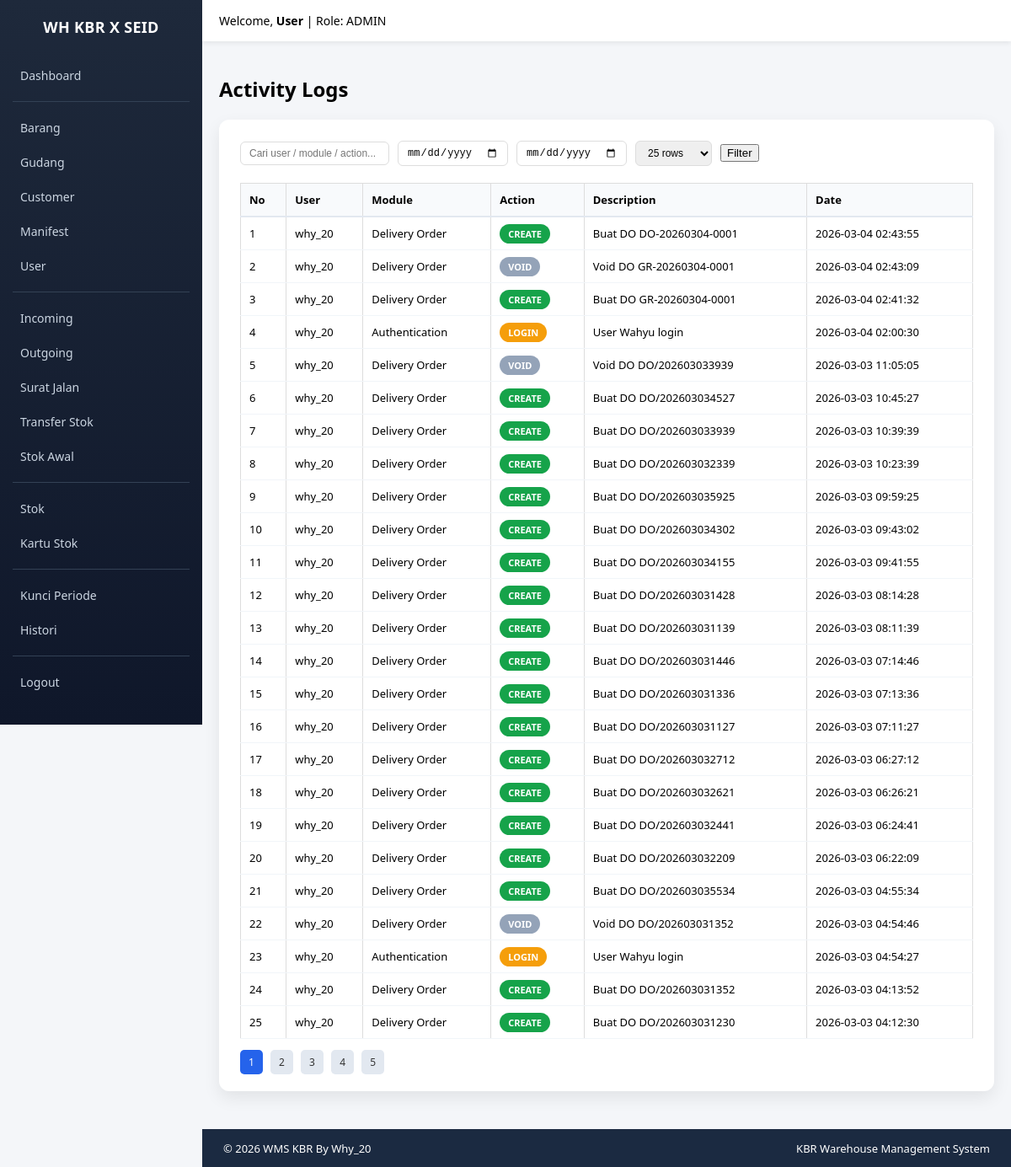
Screenshot of /index.php?module=activity_logs&action=index (signed in) with the database file from the repository.
### tables this page shows
CREATE TABLE `activity_logs` (
  `id` int NOT NULL,
  `user_id` int DEFAULT NULL,
  `module` varchar(100) DEFAULT NULL,
  `action` varchar(100) DEFAULT NULL,
  `description` text,
  `created_at` timestamp NOT NULL DEFAULT CURRENT_TIMESTAMP
);

CREATE TABLE `users` (
  `id` int NOT NULL,
  `name` varchar(100) DEFAULT NULL,
  `username` varchar(100) DEFAULT NULL,
  `password` varchar(255) DEFAULT NULL,
  `role` varchar(50) DEFAULT 'WAREHOUSE',
  `failed_attempts` int DEFAULT '0',
  `lock_until` datetime DEFAULT NULL,
  `created_at` timestamp NOT NULL DEFAULT CURRENT_TIMESTAMP
);

### modules/activity_logs/index.php (the view, shortened to what this page needs)
<?php
global $conn;
require BASE_PATH."/modules/layout/sidebar.php";
$search     = $_GET['search'] ?? '';
$date_from  = $_GET['date_from'] ?? '';
$date_to    = $_GET['date_to'] ?? '';
$limit      = $_GET['limit'] ?? 25;
$page       = isset($_GET['page']) ? (int)$_GET['page'] : 1;
$allowedLimit = [10,25,50,100];
$offset = ($page-1)*$limit;
$where = "WHERE 1=1";
$totalQuery = mysqli_query($conn,"
SELECT COUNT(*) as total
FROM activity_logs al
LEFT JOIN users u ON u.id = al.user_id
$where
");
$totalData  = mysqli_fetch_assoc($totalQuery)['total'];
$totalPages = ceil($totalData/$limit);
$query = mysqli_query($conn,"
SELECT al.*, u.username
FROM activity_logs al
LEFT JOIN users u ON u.id = al.user_id
$where
ORDER BY al.created_at DESC
LIMIT $limit OFFSET $offset
");
?>
<h2>Activity Logs</h2>
<div class="card-modern">
<form method="GET" id="filterForm" class="filter-bar">
<input type="text" name="search" id="searchInput"
placeholder="Cari user / module / action..."
value="<?= $search ?>">
<input type="date" name="date_from" value="<?= $date_from ?>">
<input type="date" name="date_to" value="<?= $date_to ?>">
<select name="limit">
<?php foreach($allowedLimit as $l){ ?>
<option value="<?= $l ?>" <?= $limit==$l?'selected':'' ?>>
<?= $l ?> rows
</option>
<?php } ?>
</select>
<button type="submit">Filter</button>
</form>
<table class="table-modern">
<tr>
<th>No</th>
<th>User</th>
<th>Module</th>
<th>Action</th>
<th>Description</th>
<th>Date</th>
</tr>
<?php
$no=$offset+1;
while($row=mysqli_fetch_assoc($query)){
$action = strtolower($row['action']);
$badgeClass="badge-default";
if($action=='create') $badgeClass="badge-create";
elseif($action=='update') $badgeClass="badge-update";
elseif($action=='delete') $badgeClass="badge-delete";
elseif($action=='login')  $badgeClass="badge-login";
elseif($action=='logout') $badgeClass="badge-logout";
?>
<tr>
<td><?= $no++; ?></td>
<td><?= htmlspecialchars($row['username'] ?? 'System'); ?></td>
<td><?= htmlspecialchars($row['module']); ?></td>
<td><span class="badge <?= $badgeClass ?>">
<?= strtoupper($row['action']); ?>
</span></td>
<td><?= htmlspecialchars($row['description']); ?></td>
<td><?= $row['created_at']; ?></td>
</tr>
<?php } ?>
</table>
<div class="pagination">
<?php for($i=1;$i<=$totalPages;$i++){ ?>
<a class="<?= $i==$page?'active':'' ?>"
href="index.php?module=activity_logs&action=index&page=<?= $i ?>&search=<?= $search ?>&date_from=<?= $date_from ?>&date_to=<?= $date_to ?>&limit=<?= $limit ?>">
<?= $i ?>
</a>
<?php } ?>
</div>
</div>
</div></body></html>

### modules/layout/sidebar.php (style rules this page uses)
body { margin:0; font-family:Segoe UI, Tahoma, sans-serif; background:#f4f6f9; }
table { width:100%; border-collapse:collapse; }
table th,table td { border:1px solid #ddd; padding:8px; font-size:13px; }
table th { background:#f1f5f9; }

### modules/activity_logs/index.php (style rules this page uses)
.card-modern { background:white; padding:25px; border-radius:12px; box-shadow:0 8px 20px rgba(0,0,0,0.08); margin-bottom:20px; }
.table-modern { width:100%; border-collapse:collapse; font-size:13px; }
.table-modern th { background:#f8fafc; padding:10px; text-align:left; border-bottom:2px solid #e2e8f0; }
.table-modern td { padding:10px; border-bottom:1px solid #f1f5f9; }
.badge { padding:4px 10px; border-radius:20px; font-size:11px; font-weight:bold; color:white; }
.badge-create { background:#16a34a; }
.badge-login { background:#f59e0b; }
.badge-default { background:#94a3b8; }
.filter-bar { display:flex; flex-wrap:wrap; gap:10px; align-items:center; margin-bottom:20px; }
.filter-bar input, .filter-bar select { padding:6px 10px; border-radius:6px; border:1px solid #ddd; font-size:12px; }
.pagination { margin-top:15px; }
.pagination a { padding:6px 10px; margin-right:5px; background:#e2e8f0; border-radius:5px; text-decoration:none; color:#333; font-size:12px; }
.pagination a.active { background:#2563eb; color:white; }

### rows the page displays
activity_logs: user.username "why_20", module "Delivery Order", action "CREATE", description "Buat DO DO-20260304-0001", created_at "2026-03-04 02:43:55"
activity_logs: user.username "why_20", module "Delivery Order", action "VOID", description "Void DO GR-20260304-0001", created_at "2026-03-04 02:43:09"
activity_logs: user.username "why_20", module "Delivery Order", action "CREATE", description "Buat DO GR-20260304-0001", created_at "2026-03-04 02:41:32"
activity_logs: user.username "why_20", module "Authentication", action "LOGIN", description "User Wahyu login", created_at "2026-03-04 02:00:30"
activity_logs: user.username "why_20", module "Delivery Order", action "VOID", description "Void DO DO/202603033939", created_at "2026-03-03 11:05:05"
activity_logs: user.username "why_20", module "Delivery Order", action "CREATE", description "Buat DO DO/202603034527", created_at "2026-03-03 10:45:27"
activity_logs: user.username "why_20", module "Delivery Order", action "CREATE", description "Buat DO DO/202603033939", created_at "2026-03-03 10:39:39"
activity_logs: user.username "why_20", module "Delivery Order", action "CREATE", description "Buat DO DO/202603032339", created_at "2026-03-03 10:23:39"
activity_logs: user.username "why_20", module "Delivery Order", action "CREATE", description "Buat DO DO/202603035925", created_at "2026-03-03 09:59:25"
activity_logs: user.username "why_20", module "Delivery Order", action "CREATE", description "Buat DO DO/202603034302", created_at "2026-03-03 09:43:02"
activity_logs: user.username "why_20", module "Delivery Order", action "CREATE", description "Buat DO DO/202603034155", created_at "2026-03-03 09:41:55"
activity_logs: user.username "why_20", module "Delivery Order", action "CREATE", description "Buat DO DO/202603031428", created_at "2026-03-03 08:14:28"
activity_logs: user.username "why_20", module "Delivery Order", action "CREATE", description "Buat DO DO/202603031139", created_at "2026-03-03 08:11:39"
activity_logs: user.username "why_20", module "Delivery Order", action "CREATE", description "Buat DO DO/202603031446", created_at "2026-03-03 07:14:46"
activity_logs: user.username "why_20", module "Delivery Order", action "CREATE", description "Buat DO DO/202603031336", created_at "2026-03-03 07:13:36"
activity_logs: user.username "why_20", module "Delivery Order", action "CREATE", description "Buat DO DO/202603031127", created_at "2026-03-03 07:11:27"
activity_logs: user.username "why_20", module "Delivery Order", action "CREATE", description "Buat DO DO/202603032712", created_at "2026-03-03 06:27:12"
activity_logs: user.username "why_20", module "Delivery Order", action "CREATE", description "Buat DO DO/202603032621", created_at "2026-03-03 06:26:21"
activity_logs: user.username "why_20", module "Delivery Order", action "CREATE", description "Buat DO DO/202603032441", created_at "2026-03-03 06:24:41"
activity_logs: user.username "why_20", module "Delivery Order", action "CREATE", description "Buat DO DO/202603032209", created_at "2026-03-03 06:22:09"
activity_logs: user.username "why_20", module "Delivery Order", action "CREATE", description "Buat DO DO/202603035534", created_at "2026-03-03 04:55:34"
activity_logs: user.username "why_20", module "Delivery Order", action "VOID", description "Void DO DO/202603031352", created_at "2026-03-03 04:54:46"
activity_logs: user.username "why_20", module "Authentication", action "LOGIN", description "User Wahyu login", created_at "2026-03-03 04:54:27"
activity_logs: user.username "why_20", module "Delivery Order", action "CREATE", description "Buat DO DO/202603031352", created_at "2026-03-03 04:13:52"
activity_logs: user.username "why_20", module "Delivery Order", action "CREATE", description "Buat DO DO/202603031230", created_at "2026-03-03 04:12:30"

### other values shown
$user "User"
$role "ADMIN"
$GLOBALS['__footer_html'] "© 2026 WMS KBR By Why_20 KBR Warehouse Management System"
form field limit "25 rows"
